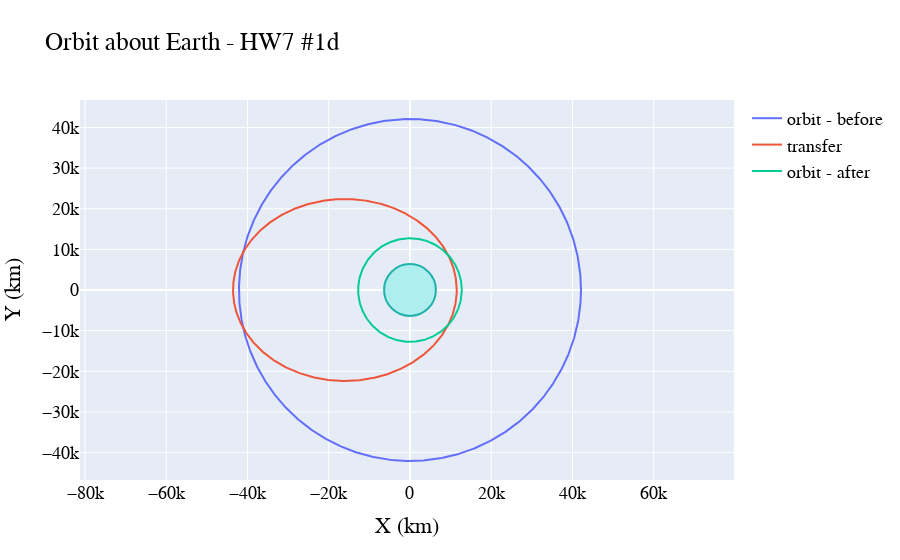

Notebook code cell kept with this figure:
### Code cell
fig = go.Figure()

fig.add_trace(go.Scatter(x=r_e_list, y=r_p_list,
                    mode='lines',
                    name='orbit - before'))

fig.add_trace(go.Scatter(x=r_e_list2, y=r_p_list2,
                    mode='lines',
                    name='transfer'))

fig.add_trace(go.Scatter(x=r_e_list3, y=r_p_list3,
                    mode='lines',
                    name='orbit - after'))

'''fig.add_trace(
    go.Scatter(
        mode='markers',
        x=[15248.889265003952],
        y=[4662.05330647731],
        marker=dict(
            color='red',
            size=10,
            line=dict(
                color='red',
                width=1
            )
        ),
        showlegend=False
    )
)'''


fig.update_layout(
    title="Orbit about Earth - HW7 #1d",
    xaxis_title="X (km)",
    yaxis_title="Y (km)",
    font=dict(
        family="Arial",
        size=18,
        color="#000000"
    )
)

fig.update_layout(
    yaxis = dict(
      scaleanchor = "x",
      scaleratio = 1,
    ),
    xaxis = dict(
      scaleanchor = "x",
      scaleratio = 1,
    ),
    shapes=[
        # filled circle
        dict(
            type="circle",
            xref="x",
            yref="y",
            fillcolor="PaleTurquoise",
            x0=-6378,
            y0=-6378,
            x1=6378,
            y1=6378,
            line_color="LightSeaGreen",
        ),
    ]
)

fig.show()

### Figure 1 — Plotly figure (JSON) as saved in the notebook; plotly's stock layout.template omitted (floating-point values rounded to 4 significant figures; data arrays with more than 128 entries replaced by an {"elided": "..."} marker saying what was removed)
{"data": [{"mode": "lines", "name": "orbit - before", "type": "scatter", "x": {"elided": "1000 float values"}, "y": {"elided": "1000 float values"}}, {"mode": "lines", "name": "transfer", "type": "scatter", "x": {"elided": "1000 float values"}, "y": {"elided": "1000 float values"}}, {"mode": "lines", "name": "orbit - after", "type": "scatter", "x": {"elided": "1000 float values"}, "y": {"elided": "1000 float values"}}], "layout": {"font": {"color": "#000000", "family": "Arial", "size": 18}, "shapes": [{"fillcolor": "PaleTurquoise", "line": {"color": "LightSeaGreen"}, "type": "circle", "x0": -6378, "x1": 6378, "xref": "x", "y0": -6378, "y1": 6378, "yref": "y"}], "title": {"text": "Orbit about Earth - HW7 #1d"}, "xaxis": {"scaleanchor": "x", "scaleratio": 1, "title": {"text": "X (km)"}}, "yaxis": {"scaleanchor": "x", "scaleratio": 1, "title": {"text": "Y (km)"}}}}
